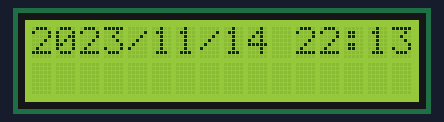
Simulated run of this sketch. Board: Arduino Uno, built with avr-gcc and run on an emulated ATmega328P. Shown: 16×2 character LCD. The local clock reads 2024-03-15 10:24:30 at power-on unless the sketch sets it.

Above: at 0.1 s.
At 40.2 s:
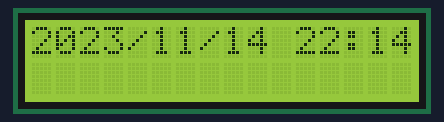
At 100.1 s:
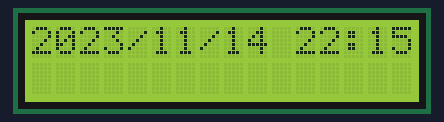

Measured:
- what the display in image 0 shows lasts 40.0 s, from 0.1 s to 40.1 s
- what the display in image 1 shows lasts 60.0 s, from 40.1 s to 100.1 s

The sketch:

mostrar_hora.ino
```cpp
#include <Wire.h>
#include "RTClib.h"
RTC_DS1307 RTC;
#include <LiquidCrystal.h>
LiquidCrystal lcd(5, 4, 3, 2, 1, 0);

void setup ()
{
Wire.begin(); // Inicia el puerto I2C
RTC.begin(); // Inicia la comunicación con el RTC
RTC.adjust(DateTime(__DATE__, __TIME__)); // Establece la fecha y hora (Comentar una vez establecida la hora)
//Serial.begin(9600); // Establece la velocidad de datos del puerto serie
}
void loop()
{
DateTime now = RTC.now(); // Obtiene la fecha y hora del RTC
lcd.begin(16,2);

lcd.print(now.year(), DEC); // Año
lcd.print('/');
lcd.print(now.month(), DEC); // Mes
lcd.print('/');
lcd.print(now.day(), DEC); // Dia
lcd.print(' ');
lcd.print(now.hour(), DEC); // Horas
lcd.print(':');
lcd.print(now.minute(), DEC); // Minutos
}
```
